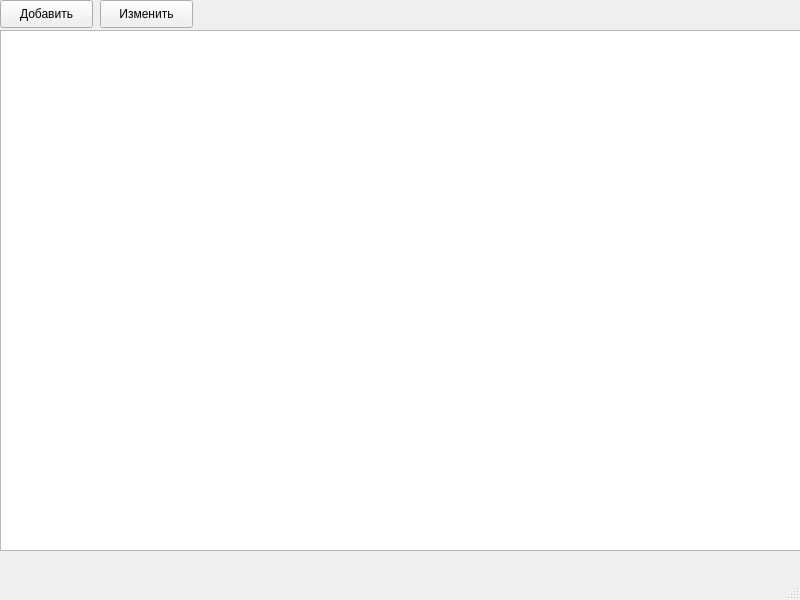
<?xml version="1.0" encoding="UTF-8"?>
<ui version="4.0">
 <class>MainWindow</class>
 <widget class="QMainWindow" name="MainWindow">
  <property name="geometry">
   <rect>
    <x>0</x>
    <y>0</y>
    <width>800</width>
    <height>600</height>
   </rect>
  </property>
  <property name="windowTitle">
   <string>MainWindow</string>
  </property>
  <widget class="QWidget" name="centralwidget">
   <widget class="QTableWidget" name="tableWidget">
    <property name="geometry">
     <rect>
      <x>0</x>
      <y>30</y>
      <width>801</width>
      <height>521</height>
     </rect>
    </property>
   </widget>
   <widget class="QPushButton" name="pushButton">
    <property name="geometry">
     <rect>
      <x>0</x>
      <y>0</y>
      <width>93</width>
      <height>28</height>
     </rect>
    </property>
    <property name="text">
     <string>Добавить</string>
    </property>
   </widget>
   <widget class="QPushButton" name="pushButton_2">
    <property name="geometry">
     <rect>
      <x>100</x>
      <y>0</y>
      <width>93</width>
      <height>28</height>
     </rect>
    </property>
    <property name="text">
     <string>Изменить</string>
    </property>
   </widget>
  </widget>
  <widget class="QMenuBar" name="menubar">
   <property name="geometry">
    <rect>
     <x>0</x>
     <y>0</y>
     <width>800</width>
     <height>26</height>
    </rect>
   </property>
  </widget>
  <widget class="QStatusBar" name="statusbar"/>
 </widget>
 <resources/>
 <connections/>
</ui>
